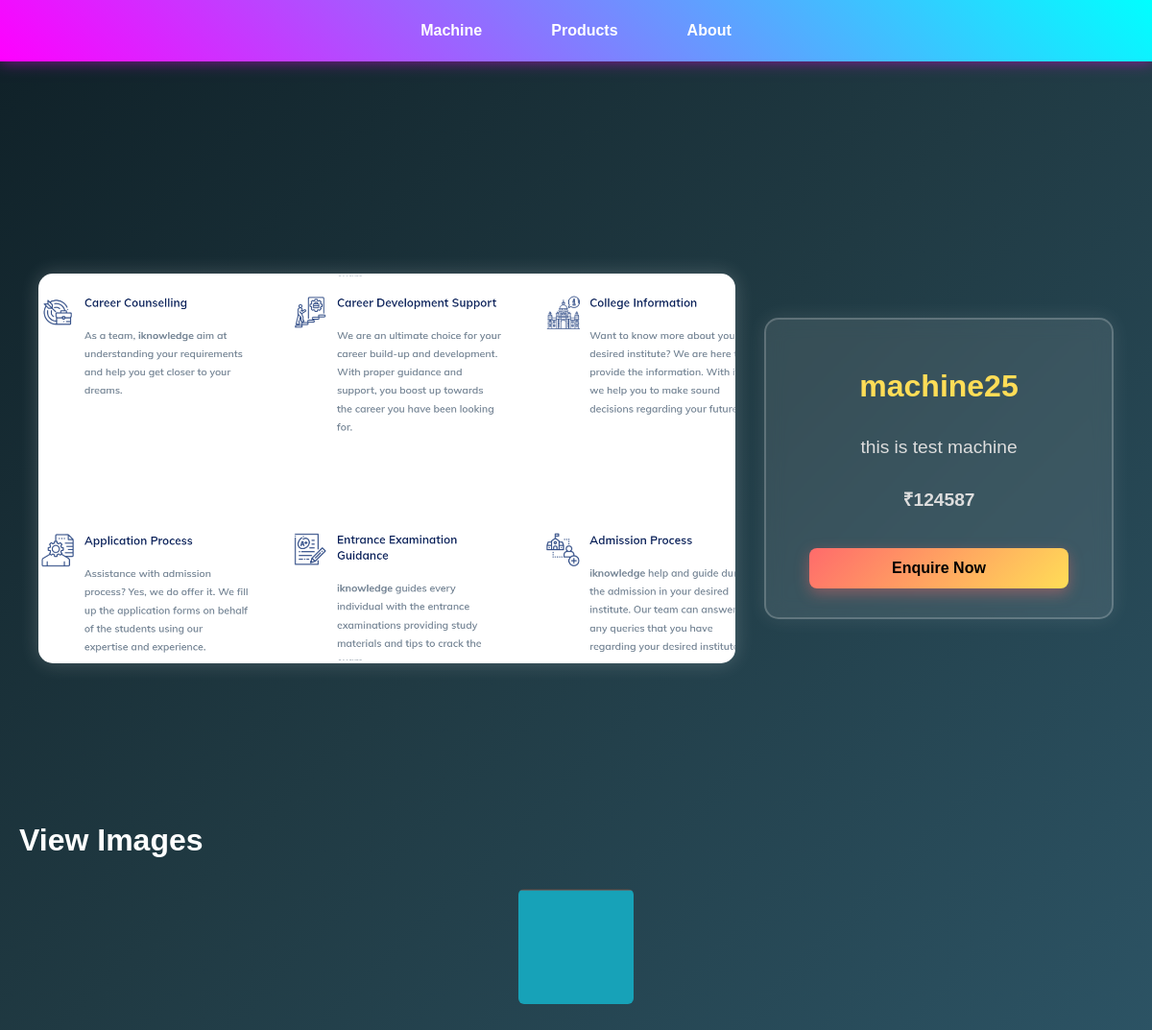
Screenshot of /machine_detail/19 with the database file from the repository.
### home/models.py (models this page shows, shortened)
class Machines(models.Model):  # Class names should follow PascalCase
    Machine_name = models.CharField(max_length=250)
    Description = models.TextField()
    Price = models.IntegerField()
    uploaded_at = models.DateTimeField(auto_now_add=True)  # Fix here
    image = models.ImageField(upload_to="machine_images/", null=True, blank=True)  # Specify upload directory
    @property
    def getURL(self):
        if self.image:
            return self.image.url
        return ""  # Return an empty string if no image

class MachineImage(models.Model):
    machine = models.ForeignKey(Machines, on_delete=models.CASCADE, related_name="images")
    image = models.ImageField(upload_to="machine_images/")  # Upload multiple images

### home/views.py (the view)
# urls.py: path("machine_detail/<str:pk>",views.Machine_detail, name="detail"),
def Machine_detail(request, pk):
    machine_detail = get_object_or_404(Machines, id=pk)
    return render(request, 'detail_page.html', {'machine_detail': machine_detail})

### templates/detail_page.html (shortened to what this page needs)
{% extends "bash.html" %}
{% load static %}
{% block head %}
    <link rel="stylesheet" href="{% static 'detail.css' %}">
{% endblock head %}
{% block content %}
<div class="container">
    <div class="left" style="background-image: url('{{ machine_detail.getURL }}');"></div>
    <div class="right">
        <h1>{{ machine_detail.Machine_name }}</h1>
        <p>{{ machine_detail.Description }}</p>
        <p class="price">₹{{ machine_detail.Price }}</p>
        <a href="/contact/{{machine_detail.id}}" class="btn">Enquire Now</a>
    </div>
</div>
<h1 class="gallery-title">View Images</h1>
<div class="image-gallery">
    {% for image in machine_detail.images.all %}
        <div class="card" onclick="openModal('{{ image.image.url }}')">
            <img src="{{ image.image.url }}" alt="Machine Image">
        </div>
    {% endfor %}
</div>
{% endblock content %}

### static/detail.css (style rules this page uses)
body { margin: 0; font-family: "Poppins", Arial, sans-serif; background: linear-gradient(135deg, #0f2027, #203a43, #2c5364); color: white; }
.container { display: flex; min-height: 82vh; position: relative; margin-top: 50px; justify-content: center; align-items: center; gap: 30px; padding: 20px; flex-wrap: wrap; }
.left { flex: 1; height: 400px; background-size: cover; background-position: center; border-radius: 15px; box-shadow: 0px 0px 20px rgba(255, 255, 255, 0.2); border: 3px solid rgba(255, 255, 255, 0.3); position: relative; overflow: hidden; }
.left::before { content: ""; position: absolute; top: -10%; left: -10%; width: 120%; height: 120%; background: radial-gradient(circle, rgba(255, 255, 255, 0.2) 10%, transparent 70%); opacity: 0; animation: glowEffect 3s infinite alternate; }
.right { flex: 1; background: rgba(255, 255, 255, 0.1); backdrop-filter: blur(10px); border-radius: 15px; padding: 30px; text-align: center; box-shadow: 0px 0px 20px rgba(255, 255, 255, 0.1); border: 2px solid rgba(255, 255, 255, 0.2); transition: transform 0.3s ease-in-out; max-width: 300px; display: flex; flex-direction: column; justify-content: center; align-items: center; min-height: 250px; }
.right h1 { font-size: 2rem; font-weight: bold; color: #ffdd57; margin-bottom: 10px; }
.right p { font-size: 1.2rem; color: #ddd; line-height: 1.6; margin-bottom: 5px; }
.price { font-size: 1.5rem; color: #ff6b6b; font-weight: bold; }
.btn { display: block; width: 100%; max-width: 250px; padding: 12px 10px; background: linear-gradient(135deg, #ff6b6b, #ffdd57); color: black; text-decoration: none; font-weight: bold; border-radius: 8px; margin-top: auto; transition: all 0.3s ease-in-out; box-shadow: 0px 5px 15px rgba(255, 107, 107, 0.4); font-size: 1rem; cursor: pointer; }
.image-gallery { display: flex; flex-wrap: nowrap; justify-content: center; align-items: center; gap: 15px; overflow-x: auto; padding: 10px; white-space: nowrap; }
.image-gallery .card { flex: 0 0 auto; width: 120px; height: 120px; }
.card img { width: 100%; height: 100%; object-fit: cover; border-radius: 6px; }

### rows the page displays
Machines: getURL (picture), Machine_name "machine25", Description "this is test machine", Price "124587"
MachineImage: image (picture)
